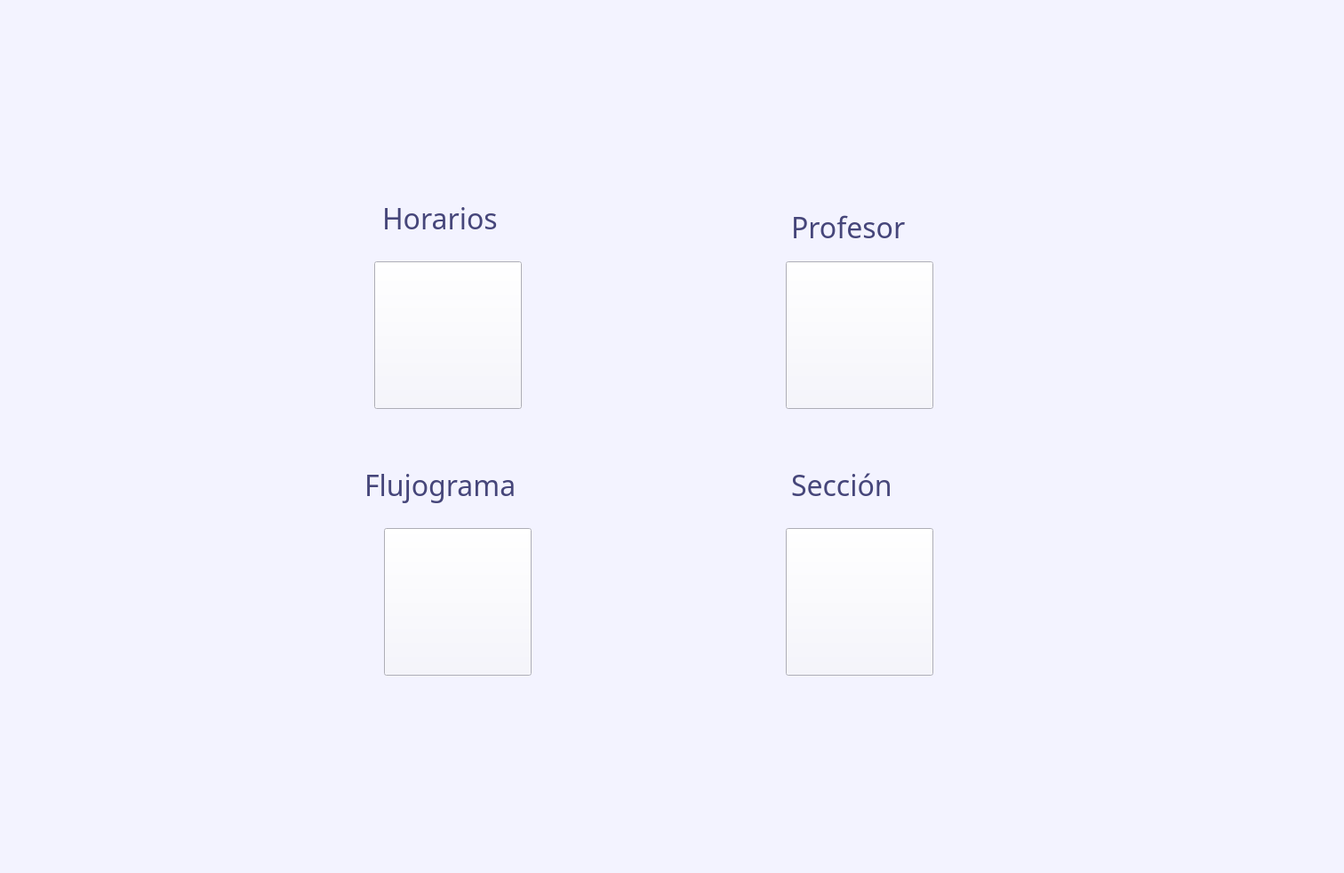
<?xml version="1.0" encoding="UTF-8"?>
<ui version="4.0">
 <class>HomePage</class>
 <widget class="QMainWindow" name="HomePage">
  <property name="geometry">
   <rect>
    <x>0</x>
    <y>0</y>
    <width>1512</width>
    <height>982</height>
   </rect>
  </property>
  <property name="windowTitle">
   <string>MainWindow</string>
  </property>
  <property name="styleSheet">
   <string notr="true">background-color: rgb(243, 243, 255);</string>
  </property>
  <widget class="QWidget" name="centralwidget">
   <widget class="QPushButton" name="teacher_button">
    <property name="geometry">
     <rect>
      <x>884</x>
      <y>294</y>
      <width>166</width>
      <height>166</height>
     </rect>
    </property>
    <property name="styleSheet">
     <string notr="true">border-image: url(:/resources/images/teacher.png);</string>
    </property>
    <property name="text">
     <string/>
    </property>
   </widget>
   <widget class="QPushButton" name="schedule_button">
    <property name="geometry">
     <rect>
      <x>421</x>
      <y>294</y>
      <width>166</width>
      <height>166</height>
     </rect>
    </property>
    <property name="styleSheet">
     <string notr="true">border-image: url(:/resources/images/schedule.png);</string>
    </property>
    <property name="text">
     <string/>
    </property>
   </widget>
   <widget class="QPushButton" name="studyplan_button">
    <property name="geometry">
     <rect>
      <x>432</x>
      <y>594</y>
      <width>166</width>
      <height>166</height>
     </rect>
    </property>
    <property name="styleSheet">
     <string notr="true">border-image: url(:/resources/images/studyplan.png);</string>
    </property>
    <property name="text">
     <string/>
    </property>
   </widget>
   <widget class="QPushButton" name="section_button">
    <property name="geometry">
     <rect>
      <x>884</x>
      <y>594</y>
      <width>166</width>
      <height>166</height>
     </rect>
    </property>
    <property name="styleSheet">
     <string notr="true">border-image: url(:/resources/images/section.png);</string>
    </property>
    <property name="text">
     <string/>
    </property>
   </widget>
   <widget class="QLabel" name="schedule_label">
    <property name="geometry">
     <rect>
      <x>430</x>
      <y>220</y>
      <width>151</width>
      <height>51</height>
     </rect>
    </property>
    <property name="font">
     <font>
      <family>Montserrat</family>
      <pointsize>24</pointsize>
     </font>
    </property>
    <property name="styleSheet">
     <string notr="true">color: rgb(70, 70, 122);</string>
    </property>
    <property name="text">
     <string>Horarios</string>
    </property>
   </widget>
   <widget class="QLabel" name="teacher_label">
    <property name="geometry">
     <rect>
      <x>890</x>
      <y>230</y>
      <width>181</width>
      <height>51</height>
     </rect>
    </property>
    <property name="font">
     <font>
      <family>Montserrat</family>
      <pointsize>24</pointsize>
     </font>
    </property>
    <property name="styleSheet">
     <string notr="true">color: rgb(70, 70, 122);</string>
    </property>
    <property name="text">
     <string>Profesor</string>
    </property>
   </widget>
   <widget class="QLabel" name="studyplan_label">
    <property name="geometry">
     <rect>
      <x>410</x>
      <y>520</y>
      <width>201</width>
      <height>51</height>
     </rect>
    </property>
    <property name="font">
     <font>
      <family>Montserrat</family>
      <pointsize>24</pointsize>
     </font>
    </property>
    <property name="styleSheet">
     <string notr="true">color: rgb(70, 70, 122);</string>
    </property>
    <property name="text">
     <string>Flujograma</string>
    </property>
   </widget>
   <widget class="QLabel" name="section_label">
    <property name="geometry">
     <rect>
      <x>890</x>
      <y>520</y>
      <width>151</width>
      <height>51</height>
     </rect>
    </property>
    <property name="font">
     <font>
      <family>Montserrat</family>
      <pointsize>24</pointsize>
     </font>
    </property>
    <property name="styleSheet">
     <string notr="true">color: rgb(70, 70, 122);</string>
    </property>
    <property name="text">
     <string>Sección</string>
    </property>
   </widget>
   <widget class="QLabel" name="label">
    <property name="geometry">
     <rect>
      <x>190</x>
      <y>60</y>
      <width>255</width>
      <height>82</height>
     </rect>
    </property>
    <property name="styleSheet">
     <string notr="true">border-image: url(:/resources/images/logo.png);</string>
    </property>
    <property name="text">
     <string/>
    </property>
   </widget>
  </widget>
  <widget class="QStatusBar" name="statusbar"/>
 </widget>
 <resources/>
 <connections/>
</ui>
